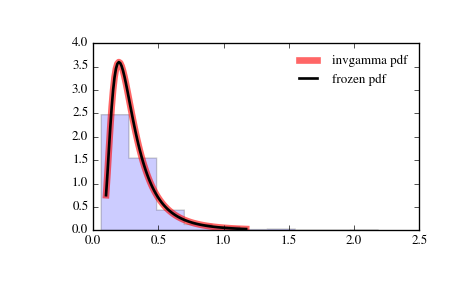

Python code for this plot:
from scipy.stats import invgamma
import matplotlib.pyplot as plt
fig, ax = plt.subplots(1, 1)

# Calculate a few first moments:

a = 4.07
mean, var, skew, kurt = invgamma.stats(a, moments='mvsk')

# Display the probability density function (``pdf``):

x = np.linspace(invgamma.ppf(0.01, a),
                invgamma.ppf(0.99, a), 100)
ax.plot(x, invgamma.pdf(x, a),
       'r-', lw=5, alpha=0.6, label='invgamma pdf')

# Alternatively, the distribution object can be called (as a function)
# to fix the shape, location and scale parameters. This returns a "frozen"
# RV object holding the given parameters fixed.

# Freeze the distribution and display the frozen ``pdf``:

rv = invgamma(a)
ax.plot(x, rv.pdf(x), 'k-', lw=2, label='frozen pdf')

# Check accuracy of ``cdf`` and ``ppf``:

vals = invgamma.ppf([0.001, 0.5, 0.999], a)
np.allclose([0.001, 0.5, 0.999], invgamma.cdf(vals, a))
# True

# Generate random numbers:

r = invgamma.rvs(a, size=1000)

# And compare the histogram:

ax.hist(r, normed=True, histtype='stepfilled', alpha=0.2)
ax.legend(loc='best', frameon=False)
plt.show()
